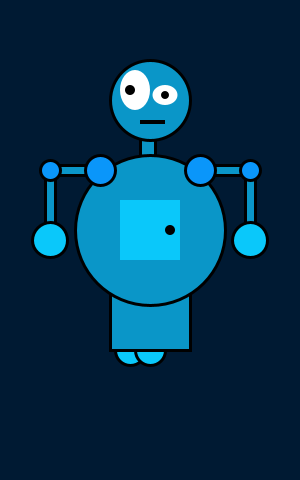
Frame 1 (no input)
Frame 60 (the mouse pressed at the canvas centre just before this capture): identical to frame 1, image omitted
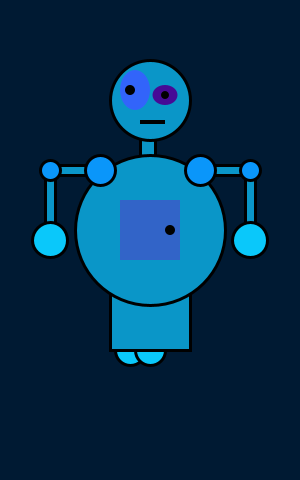
Frame 120 (the mouse held since frame 60 and released just before this capture)

The Processing sketch that drew these frames (run headless with seeded random() and noise(); from frame 60 on, the mouse is pressed at the canvas centre):

// Processing sketch: processing_55684
// ── processing_55684.pde

void setup() {
size (300, 480);
smooth(); //
strokeWeight (3);
}
void draw () {
background (255);
stroke (0);
background(0, 26, 51);
int feet = 30;
int shoulders = 30;
int d = 60;
int p = 10;
int hand = 35;

fill(10, 200, 250);
ellipse (130, 350, feet, feet); // feet
ellipse (150, 350, feet, feet); // feet
fill(10, 150, 200);
rect (110, 240, 80, 110); // legs
rect (140, 120, 15, 40); // neck

ellipse (150, 100, 80, 80); // head
strokeWeight (3); //
ellipse (150, 230, 150, 150); // body


rect (50, 165, d, p); // upper arm left
rect (190, 165, d, p); // upper arm right
rect (45, 170, p, d); // lower arm left
rect (245, 170, p, d); // lower arm right

fill (10, 150, 250);
ellipse (100, 170, shoulders, shoulders); // shoulders
ellipse (200, 170, shoulders, shoulders); // shoulders
ellipse (50, 170, 20, 20); // elbow
ellipse (250, 170, 20, 20); // elbow
strokeWeight (3); //
fill (10, 200, 250);
ellipse (50, 240, hand, hand); // hand left
ellipse (250, 240, hand, hand); // hand left
noStroke ();

fill (255);
if (mousePressed == true) { // eyes change colour when pressed
  fill (50, 100, 250);
  }
ellipse (135, 90, 30, 40); // outer eye left

if (mousePressed == true) { // eyes change colour when pressed
  fill (70, 10, 150);
  }
ellipse (165, 95, 25, 20); // outer eye right

fill (0);
ellipse (130, 90, p, p); // pupil left
ellipse (165, 95, 8, 8); //pupil right
rect(140, 120, 25, 4); // mouth


fill (10, 200, 250);

if (mousePressed == true) {
  fill (50, 100, 200);
  }
rect (120, 200, d, d); // chest
fill (0);
ellipse (170, 230, p, p); // handle
}
